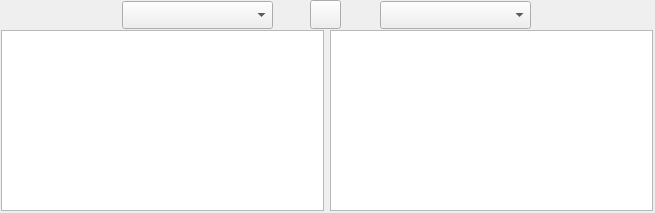
<?xml version="1.0" encoding="UTF-8"?>
<ui version="4.0">
 <class>Form</class>
 <widget class="QWidget" name="Form">
  <property name="enabled">
   <bool>true</bool>
  </property>
  <property name="geometry">
   <rect>
    <x>0</x>
    <y>0</y>
    <width>655</width>
    <height>213</height>
   </rect>
  </property>
  <property name="sizePolicy">
   <sizepolicy hsizetype="Fixed" vsizetype="Fixed">
    <horstretch>0</horstretch>
    <verstretch>0</verstretch>
   </sizepolicy>
  </property>
  <property name="windowTitle">
   <string>Form1</string>
  </property>
  <property name="windowOpacity">
   <double>1.000000000000000</double>
  </property>
  <widget class="QTextBrowser" name="text">
   <property name="geometry">
    <rect>
     <x>1</x>
     <y>30</y>
     <width>323</width>
     <height>181</height>
    </rect>
   </property>
   <property name="autoFormatting">
    <set>QTextEdit::AutoNone</set>
   </property>
   <property name="readOnly">
    <bool>false</bool>
   </property>
   <property name="html">
    <string>&lt;!DOCTYPE HTML PUBLIC &quot;-//W3C//DTD HTML 4.0//EN&quot; &quot;http://www.w3.org/TR/REC-html40/strict.dtd&quot;&gt;
&lt;html&gt;&lt;head&gt;&lt;meta name=&quot;qrichtext&quot; content=&quot;1&quot; /&gt;&lt;style type=&quot;text/css&quot;&gt;
p, li { white-space: pre-wrap; }
&lt;/style&gt;&lt;/head&gt;&lt;body style=&quot; font-family:'Ubuntu'; font-size:11pt; font-weight:400; font-style:normal;&quot;&gt;
&lt;p style=&quot;-qt-paragraph-type:empty; margin-top:0px; margin-bottom:0px; margin-left:0px; margin-right:0px; -qt-block-indent:0; text-indent:0px;&quot;&gt;&lt;br /&gt;&lt;/p&gt;&lt;/body&gt;&lt;/html&gt;</string>
   </property>
   <property name="acceptRichText">
    <bool>false</bool>
   </property>
  </widget>
  <widget class="QListWidget" name="translation">
   <property name="geometry">
    <rect>
     <x>330</x>
     <y>30</y>
     <width>323</width>
     <height>181</height>
    </rect>
   </property>
   <property name="sizePolicy">
    <sizepolicy hsizetype="Fixed" vsizetype="Expanding">
     <horstretch>0</horstretch>
     <verstretch>0</verstretch>
    </sizepolicy>
   </property>
   <property name="autoFillBackground">
    <bool>false</bool>
   </property>
   <property name="lineWidth">
    <number>1</number>
   </property>
   <property name="horizontalScrollBarPolicy">
    <enum>Qt::ScrollBarAlwaysOff</enum>
   </property>
   <property name="sizeAdjustPolicy">
    <enum>QAbstractScrollArea::AdjustIgnored</enum>
   </property>
   <property name="autoScroll">
    <bool>true</bool>
   </property>
   <property name="verticalScrollMode">
    <enum>QAbstractItemView::ScrollPerItem</enum>
   </property>
   <property name="horizontalScrollMode">
    <enum>QAbstractItemView::ScrollPerItem</enum>
   </property>
   <property name="isWrapping" stdset="0">
    <bool>false</bool>
   </property>
   <property name="wordWrap">
    <bool>true</bool>
   </property>
  </widget>
  <widget class="QPushButton" name="swapl">
   <property name="geometry">
    <rect>
     <x>310</x>
     <y>0</y>
     <width>31</width>
     <height>29</height>
    </rect>
   </property>
   <property name="styleSheet">
    <string notr="true">border-image: url(:/newPrefix/Views/1486387886_exchange.png);</string>
   </property>
   <property name="text">
    <string/>
   </property>
  </widget>
  <widget class="QComboBox" name="lang_from">
   <property name="geometry">
    <rect>
     <x>122</x>
     <y>1</y>
     <width>151</width>
     <height>28</height>
    </rect>
   </property>
  </widget>
  <widget class="QComboBox" name="lang_to">
   <property name="geometry">
    <rect>
     <x>380</x>
     <y>1</y>
     <width>151</width>
     <height>28</height>
    </rect>
   </property>
  </widget>
 </widget>
 <resources>
  <include location="../exchange.qrc"/>
 </resources>
 <connections>
  <connection>
   <sender>swapl</sender>
   <signal>clicked()</signal>
   <receiver>Form</receiver>
   <slot>swap_langs()</slot>
   <hints>
    <hint type="sourcelabel">
     <x>326</x>
     <y>14</y>
    </hint>
    <hint type="destinationlabel">
     <x>326</x>
     <y>106</y>
    </hint>
   </hints>
  </connection>
  <connection>
   <sender>text</sender>
   <signal>textChanged()</signal>
   <receiver>Form</receiver>
   <slot>ready()</slot>
   <hints>
    <hint type="sourcelabel">
     <x>161</x>
     <y>120</y>
    </hint>
    <hint type="destinationlabel">
     <x>326</x>
     <y>256</y>
    </hint>
   </hints>
  </connection>
  <connection>
   <sender>swapl</sender>
   <signal>clicked()</signal>
   <receiver>Form</receiver>
   <slot>ready()</slot>
   <hints>
    <hint type="sourcelabel">
     <x>326</x>
     <y>14</y>
    </hint>
    <hint type="destinationlabel">
     <x>326</x>
     <y>107</y>
    </hint>
   </hints>
  </connection>
  <connection>
   <sender>lang_from</sender>
   <signal>activated(int)</signal>
   <receiver>Form</receiver>
   <slot>ready()</slot>
   <hints>
    <hint type="sourcelabel">
     <x>197</x>
     <y>14</y>
    </hint>
    <hint type="destinationlabel">
     <x>326</x>
     <y>107</y>
    </hint>
   </hints>
  </connection>
  <connection>
   <sender>lang_to</sender>
   <signal>activated(int)</signal>
   <receiver>Form</receiver>
   <slot>ready()</slot>
   <hints>
    <hint type="sourcelabel">
     <x>455</x>
     <y>14</y>
    </hint>
    <hint type="destinationlabel">
     <x>326</x>
     <y>107</y>
    </hint>
   </hints>
  </connection>
  <connection>
   <sender>translation</sender>
   <signal>doubleClicked(QModelIndex)</signal>
   <receiver>Form</receiver>
   <slot>add_by_api()</slot>
   <hints>
    <hint type="sourcelabel">
     <x>491</x>
     <y>120</y>
    </hint>
    <hint type="destinationlabel">
     <x>326</x>
     <y>107</y>
    </hint>
   </hints>
  </connection>
 </connections>
 <slots>
  <slot>swap_langs()</slot>
  <slot>ready()</slot>
  <slot>add_by_api()</slot>
 </slots>
</ui>
